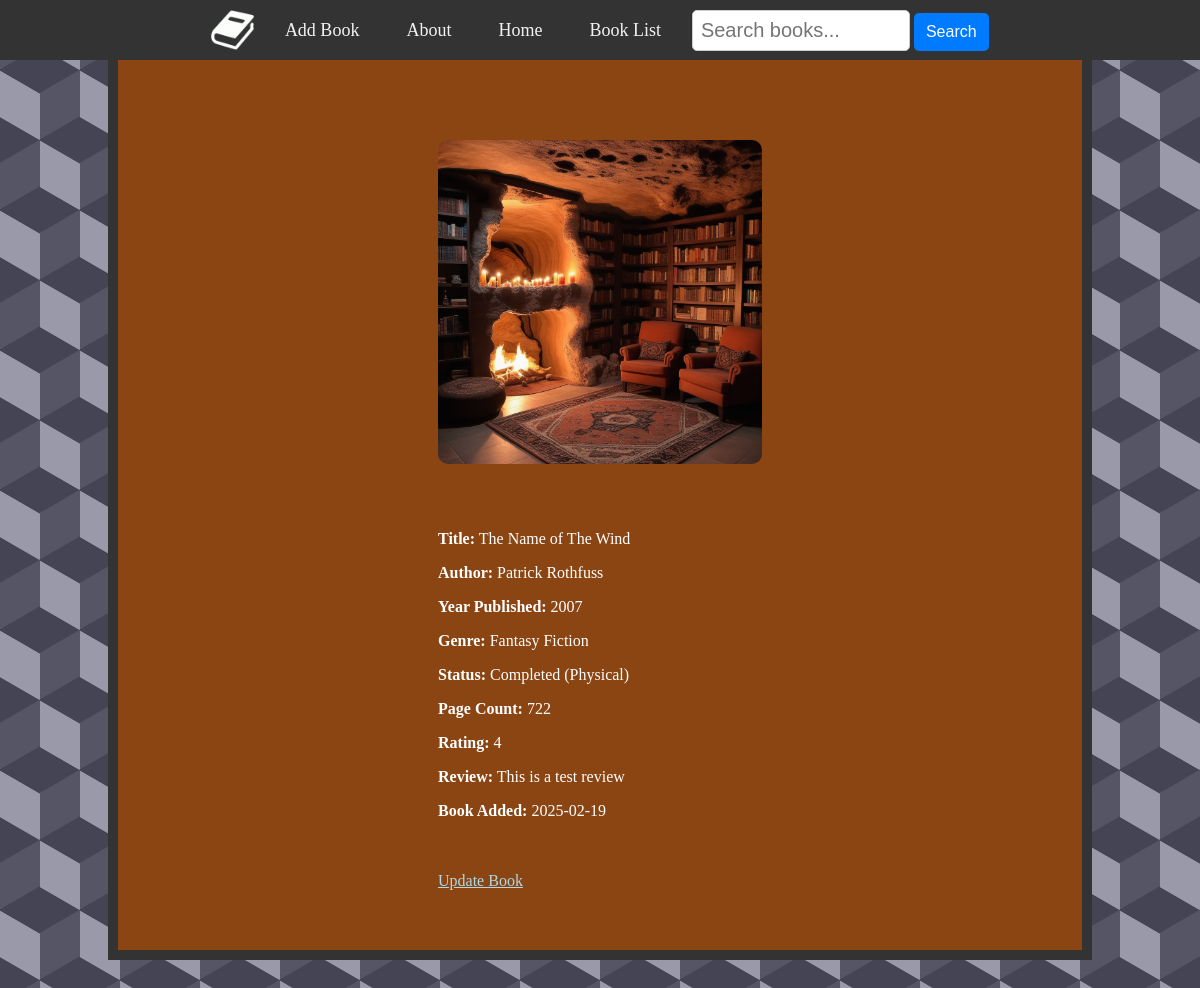
The app's page /public/pages/view_book.php?id=1 with its own data.
### tables this page shows
CREATE TABLE `books` (
  `id` int(11) NOT NULL,
  `title` varchar(255) NOT NULL,
  `author` varchar(255) NOT NULL,
  `publish_year` year(4) DEFAULT NULL,
  `genre` varchar(100) DEFAULT NULL,
  `status` varchar(100) DEFAULT 'In Progress',
  `page_count` int(10) UNSIGNED DEFAULT NULL,
  `listen_time` int(10) UNSIGNED DEFAULT NULL,
  `rating` int(11) DEFAULT NULL CHECK (`rating` between 1 and 5),
  `review` text DEFAULT NULL,
  `created_at` date NOT NULL,
  `updated_at` timestamp NOT NULL DEFAULT current_timestamp() ON UPDATE current_timestamp()
);

### public/pages/view_book.php (the view, shortened to what this page needs)
<?php
require_once '../../includes/creds.php';
$id = ($_GET['id']);
if ($id !== NULL) {
    $query = "SELECT title, author, publish_year, genre, status, page_count, listen_time, rating, review, created_at
        FROM books Where id = $id";
    $stmt = $pdo->prepare($query);
    $stmt->execute();
    $book = $stmt->fetch();
}
$hours = floor($book['listen_time'] / 60);
$minutes = $book['listen_time'] % 60;
?>
<!DOCTYPE html>
<html lang="en">
<head>
    <link rel="stylesheet" href="../assets/styles.css">
</head>
<body>
<div class="navbar">
    <img src="../assets/whiteBookIcon.png" alt="White Book Icon">
    <a href="add_book.php">Add Book</a>
    <a href="#news">About</a>
    <a href="../../index.php">Home</a>
    <a href="search_book.php">Book List</a>
    <form method="GET" action="search_book.php">
    <input type="text" name="search" placeholder="Search books..." value="<?= $_GET['search'] ?? '' ?>">
        <button type="submit">Search</button>
    </form>
</div>
<div class="titleBar">
    <div class="container">
    <img class="container__image" src="../assets/fireplace.jpg" alt="Cave Fire Place">
    <div class="container__text">
    <?php
        echo '<p><strong>Title:</strong> ' . $book['title'] . '</p>';
        echo '<p><strong>Author:</strong> ' . $book['author'] . '</p>';
        echo '<p><strong>Year Published:</strong> ' . $book['publish_year'] . '</p>';
        echo '<p><strong>Genre:</strong> ' . $book['genre'] . '</p>';
        echo '<p><strong>Status:</strong> ' . $book['status'] . '</p>';
        if ($book['page_count'] != NULL) {
            echo '<p><strong>Page Count:</strong> ' . $book['page_count'] . '</p>';}
        else {
            echo '<p><strong>Listen Time:</strong> ' . $hours . ' hr ' . $minutes . ' min</p>';
        }
        echo '<p><strong>Rating:</strong> ' . $book['rating'] . '</p>';
        echo '<p><strong>Review:</strong> ' . $book['review'] . '</p>';
        echo '<p><strong>Book Added:</strong> ' . $book['created_at'] . '</p>';
        echo '<br><br> <a href="update_book.php?id=' . htmlspecialchars($id) . '">Update Book</a>';
    ?>
</div>
</div>
</div>
</body>
</html>

### public/assets/styles.css (style rules this page uses)
body { background-color: #556; background-image: linear-gradient(30deg, #445 12%, transparent 12.5%, transparent 87%, #445 87.5%, #445), linear-gradient(150deg, #445 12%, transparent 12.5%, transparent 87%, #445 87.5%, #445), linear-gradient(30deg, #445 12%, transparent 12.5%, transparent 87%, #445 87.5%, #445), linear-gradient(150deg, #445 12%, transparent 12.5%, transparent 87%, #445 87.5%, #445), linear-gradient(60deg, #99a 25%, transparent 25.5%, transparent 75%, #99a 75%, #99a), linear-gradient(60deg, #99a 25%, transparent 25.5%, transparent 75%, #99a 75%, #99a); background-size: 80px 140px; background-position: 0 0, 0 0, 40px 70px, 40px 70px, 0 0, 40px 70px; color: white; }
a { color: lightblue }
.navbar { width: 100%; height: 60px; background-color: #333; display: flex; align-items: center; justify-content: center; gap: 15px; position: fixed; top: 0; left: 0; right: 0; z-index: 1000; }
.navbar img { max-height: 40px; width: auto; }
.navbar a { color: #f2f2f2; text-align: center; text-decoration: none; font-size: 18px; padding: 10px 16px; }
.navbar input[type="text"] { padding: 8px; font-size: 20px; border: 1px solid #ccc; width: 200px; border-radius: 5px; background-color: white; color: black; }
.navbar button { padding: 10px 12px; font-size: 16px; border: none; background-color: #007bff; color: white; cursor: pointer; border-radius: 5px; }
.titleBar { border: 10px solid #333; margin: 50px 100px 80px 100px; background-color: saddlebrown; padding: 20px; }
.container { padding: 60px 300px 40px; max-width: 1000px; display: flex; flex-wrap: wrap; gap: 50px; align-items: center; }
.container__image { border: #333; border-radius: 10px; width: 100%; max-width: 500px; height: auto; flex: 1 1 200px; }
.container__text { flex: 2 1 450px; }

### records on screen
books: title "The Name of The Wind", author "Patrick Rothfuss", publish_year "2007", genre "Fantasy Fiction", status "Completed (Physical)", page_count "722", rating "4", review "This is a test review", created_at "2025-02-19"
